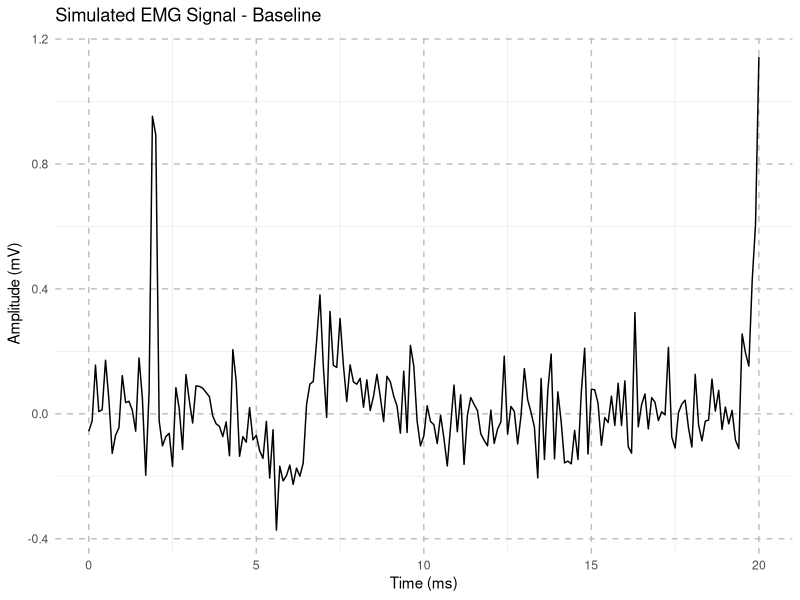
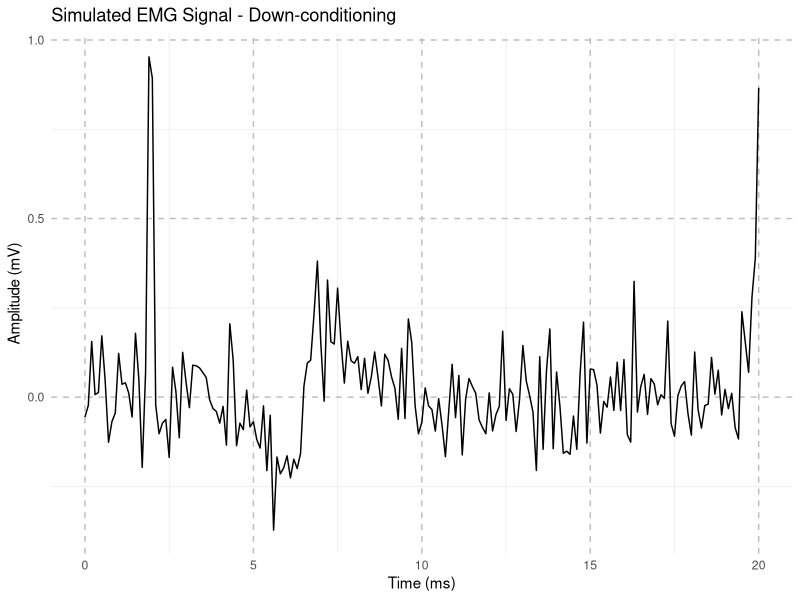
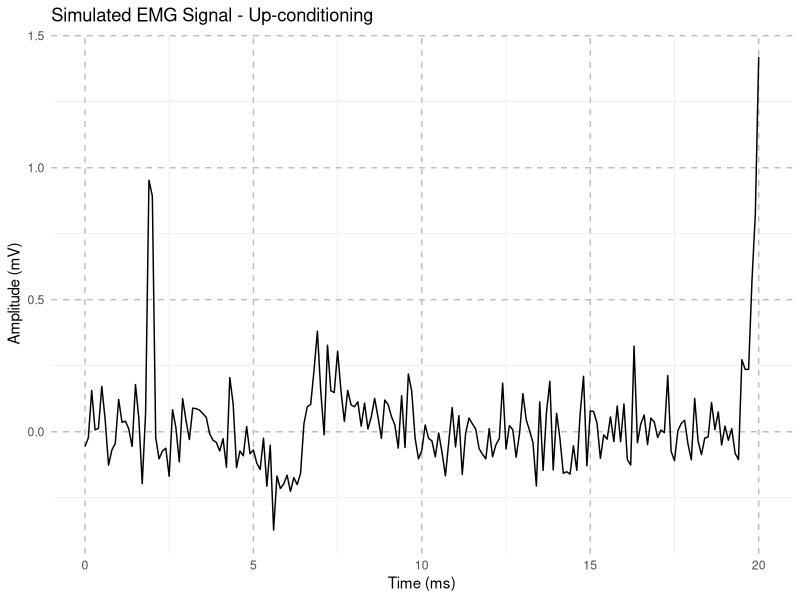
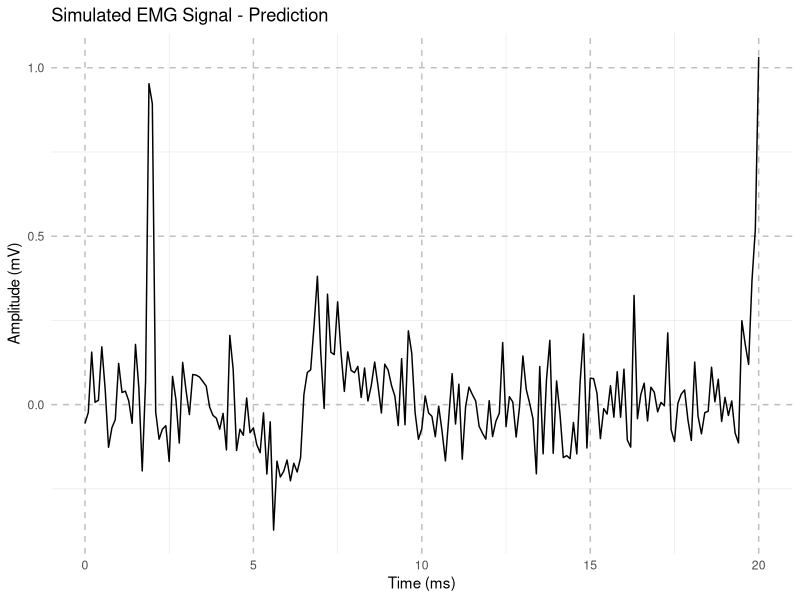
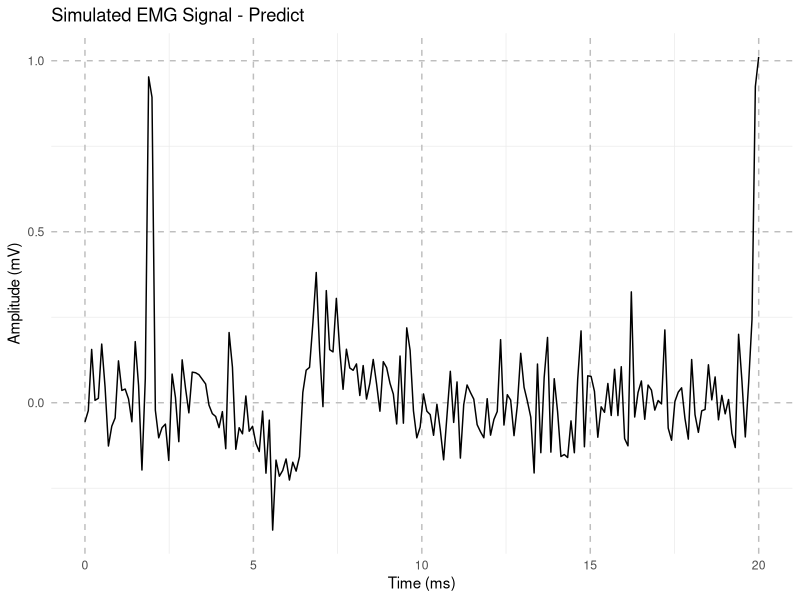
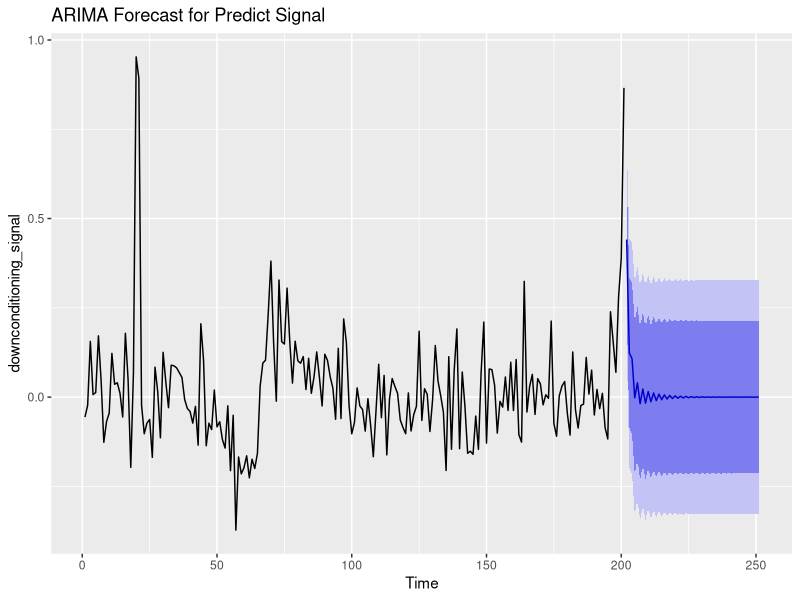
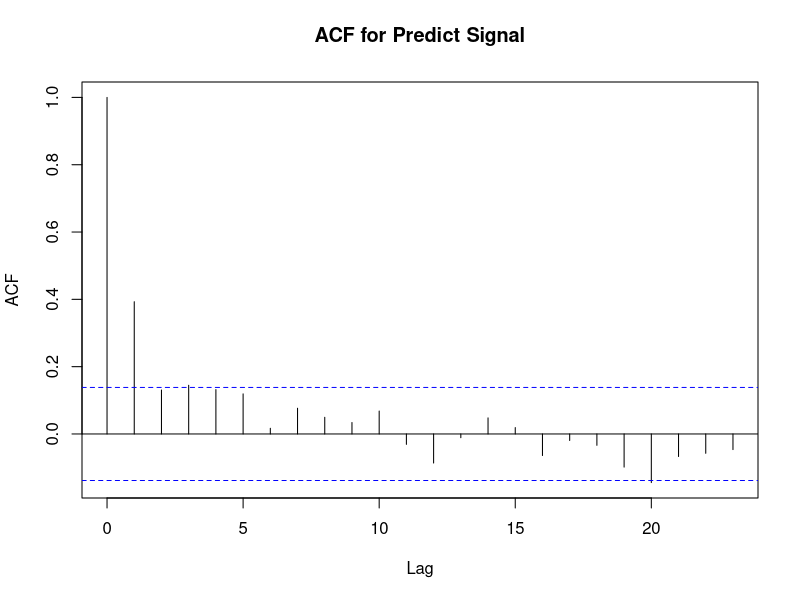
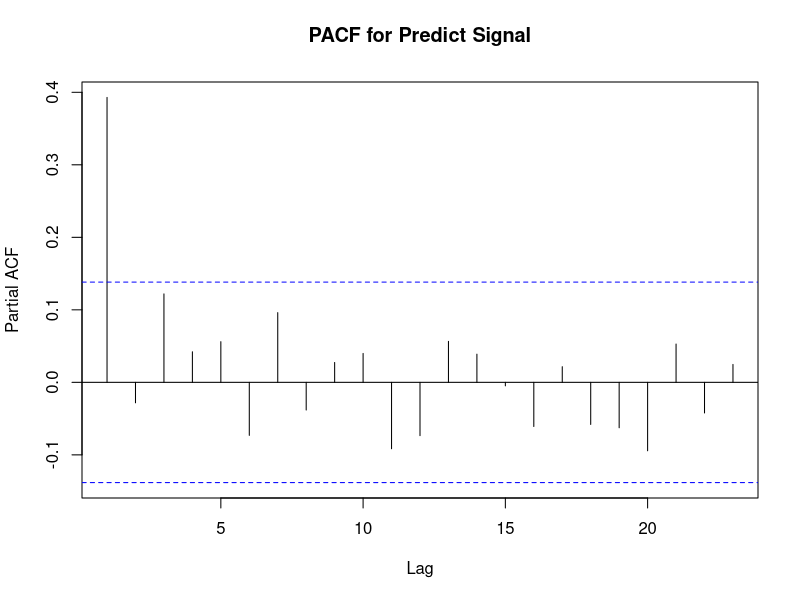

R code for these plots, in order:
# Load necessary libraries
library(ggplot2)
library(forecast)
library(tseries)

# Set parameters for sampling
sampling_rate <- 10000  # samples per second
duration <- 0.02  # 20 milliseconds
time <- seq(0, duration, length.out = sampling_rate * duration + 1)  # time vector

# Function to generate EMG signal data
generate_emg_signal <- function(condition = "baseline") {
  # Stimulation spike
  stimulus_start <- round(0.002 * sampling_rate)
  stimulus_duration <- round(0.0002 * sampling_rate)
  stimulus_signal <- rep(0, length(time))
  stimulus_signal[stimulus_start:(stimulus_start + stimulus_duration - 1)] <- 1
  
  # M-Wave parameters
  m_wave_center <- round(0.006 * sampling_rate)
  m_wave_std <- 0.0007 * sampling_rate
  m_wave <- exp(-0.55 * ((seq(0, duration, length.out = length(time)) * sampling_rate - m_wave_center) / m_wave_std)^2)
  m_wave <- m_wave - exp(-0.55 * ((seq(0, duration, length.out = length(time)) * sampling_rate - m_wave_center - 0.001 * sampling_rate) / m_wave_std)^2)
  
  # H-Reflex parameters
  h_wave_center <- round(0.0201 * sampling_rate)
  h_wave_std <- 0.00025 * sampling_rate
  
  if (condition == "baseline") {
    h_wave_amplitude <- 1.0
  } else if (condition == "downconditioning") {
    h_wave_amplitude <- 0.7
  } else if (condition == "upconditioning") {
    h_wave_amplitude <- 1.3
  } else if (condition == "predict") {
    h_wave_amplitude <- 0.88
  } else {
    stop("Invalid condition")
  }
  
  h_wave <- exp(-0.5 * ((seq(0, duration, length.out = length(time)) * sampling_rate - h_wave_center) / h_wave_std)^2)
  h_wave <- h_wave - exp(-0.5 * ((seq(0, duration, length.out = length(time)) * sampling_rate - h_wave_center - 0.001 * sampling_rate) / h_wave_std)^2)
  
  # Combine signals
  emg_signal <- stimulus_signal - m_wave * 0.30 + h_wave * h_wave_amplitude
  
  # Add noise
  set.seed(123)
  noise <- rnorm(length(emg_signal), mean = 0, sd = 0.1)
  emg_signal_noisy <- emg_signal + noise
  
  return(emg_signal_noisy)
}

# Generate EMG signals
baseline_signal <- generate_emg_signal("baseline")
downconditioning_signal <- generate_emg_signal("downconditioning")
upconditioning_signal <- generate_emg_signal("upconditioning")
predict_signal <- generate_emg_signal("predict")

# Plot EMG signals
plot_emg_signal <- function(signal, title) {
  emg_data <- data.frame(Time = seq(0, duration, length.out = length(signal)) * 1000, EMG_Signal = signal)
  ggplot(emg_data, aes(x = Time, y = EMG_Signal)) +
    geom_line(color = "black") +
    labs(x = "Time (ms)", y = "Amplitude (mV)", title = title) +
    theme_minimal() +
    theme(panel.grid.major = element_line(color = "gray", linetype = "dashed"))
}

# Visualize the signals
plot_emg_signal(baseline_signal, "Simulated EMG Signal - Baseline")
plot_emg_signal(downconditioning_signal, "Simulated EMG Signal - Down-conditioning")
plot_emg_signal(upconditioning_signal, "Simulated EMG Signal - Up-conditioning")
plot_emg_signal(predict_signal, "Simulated EMG Signal - Prediction")

# Set parameters for prediction
predict_sampling_rate <- 10000  # samples per second
predict_duration <- 0.0201  # 20.1 milliseconds
predict_time <- seq(0, predict_duration, length.out = predict_sampling_rate * predict_duration + 1)  # time vector

# Function to generate predict EMG signal data
generate_predict_emg_signal <- function(condition = "predict") {
  # Stimulation spike
  stimulus_start <- round(0.002 * predict_sampling_rate)
  stimulus_duration <- round(0.0002 * predict_sampling_rate)
  stimulus_signal <- rep(0, length(predict_time))
  stimulus_signal[stimulus_start:(stimulus_start + stimulus_duration - 1)] <- 1
  
  # M-Wave parameters
  m_wave_center <- round(0.006 * predict_sampling_rate)
  m_wave_std <- 0.0007 * predict_sampling_rate
  m_wave <- exp(-0.55 * ((predict_time * predict_sampling_rate - m_wave_center) / m_wave_std)^2)
  m_wave <- m_wave - exp(-0.55 * ((predict_time * predict_sampling_rate - m_wave_center - 0.001 * predict_sampling_rate) / m_wave_std)^2)
  
  # H-Reflex parameters
  h_wave_center <- round(0.0201 * predict_sampling_rate)
  h_wave_std <- 0.00015 * predict_sampling_rate
  
  if (condition == "predict") {
    h_wave_amplitude <- 0.88
  } else if (condition == "downconditioning") {
    h_wave_amplitude <- 0.7
  } else if (condition == "upconditioning") {
    h_wave_amplitude <- 1.3
  } else {
    stop("Invalid condition")
  }
  
  h_wave <- exp(-0.5 * ((predict_time * predict_sampling_rate - h_wave_center) / h_wave_std)^2)
  h_wave <- h_wave - exp(-0.5 * ((predict_time * predict_sampling_rate - h_wave_center - 0.001 * predict_sampling_rate) / h_wave_std)^2)
  
  # Combine signals
  emg_predict_signal <- stimulus_signal - m_wave * 0.30 + h_wave * h_wave_amplitude
  
  # Add noise
  set.seed(123)
  noise <- rnorm(length(emg_predict_signal), mean = 0, sd = 0.1)
  emg_predict_signal_noisy <- emg_predict_signal + noise
  
  return(emg_predict_signal_noisy)
}

# Generate EMG signals for prediction
predict_signal <- generate_predict_emg_signal("predict")

# Visualize the predicted signal
plot_emg_signal(predict_signal, "Simulated EMG Signal - Predict")

# ARIMA Forecasting for Down-conditioning Signal
fit <- auto.arima(downconditioning_signal)  # Change to the correct signal
forecasted <- forecast(fit, h = 50)  # Forecast next 50 time points

# Plot ARIMA Forecast
autoplot(forecasted) + ggtitle("ARIMA Forecast for Predict Signal")

# ADF Test for Stationarity
adf_test <- adf.test(downconditioning_signal)  # Change to the correct signal
print(adf_test)

# Autocorrelation Analysis
acf(downconditioning_signal, main="ACF for Predict Signal")  # Change to the correct signal
pacf(downconditioning_signal, main="PACF for Predict Signal")  # Change to the correct signal

# Conclusion on the H-Reflex analysis and predictions
summary(fit)
